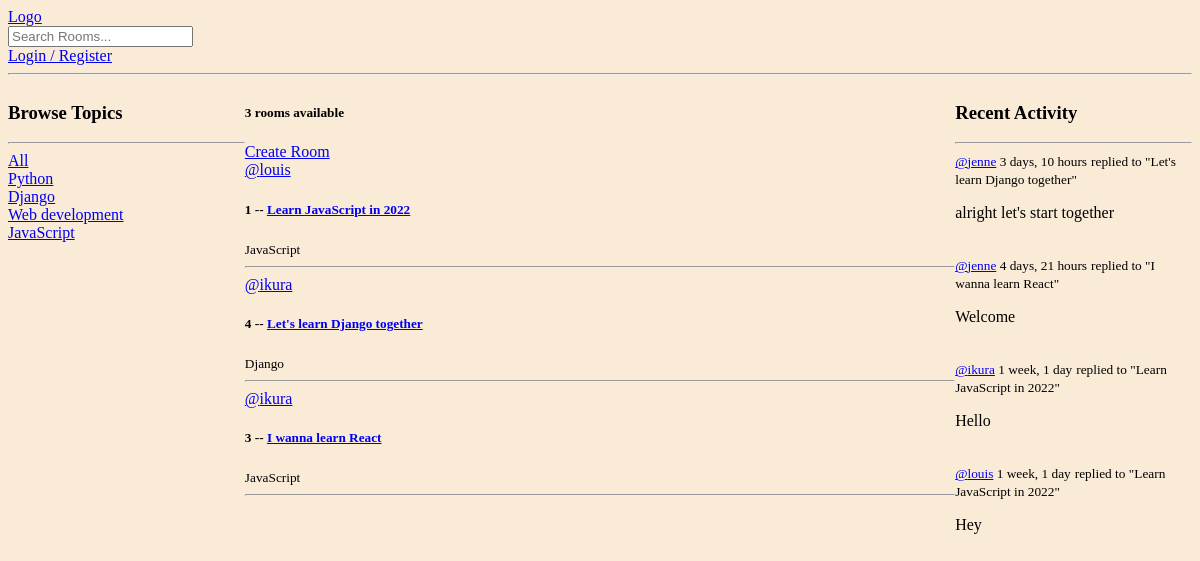
Before: / with the older database file.
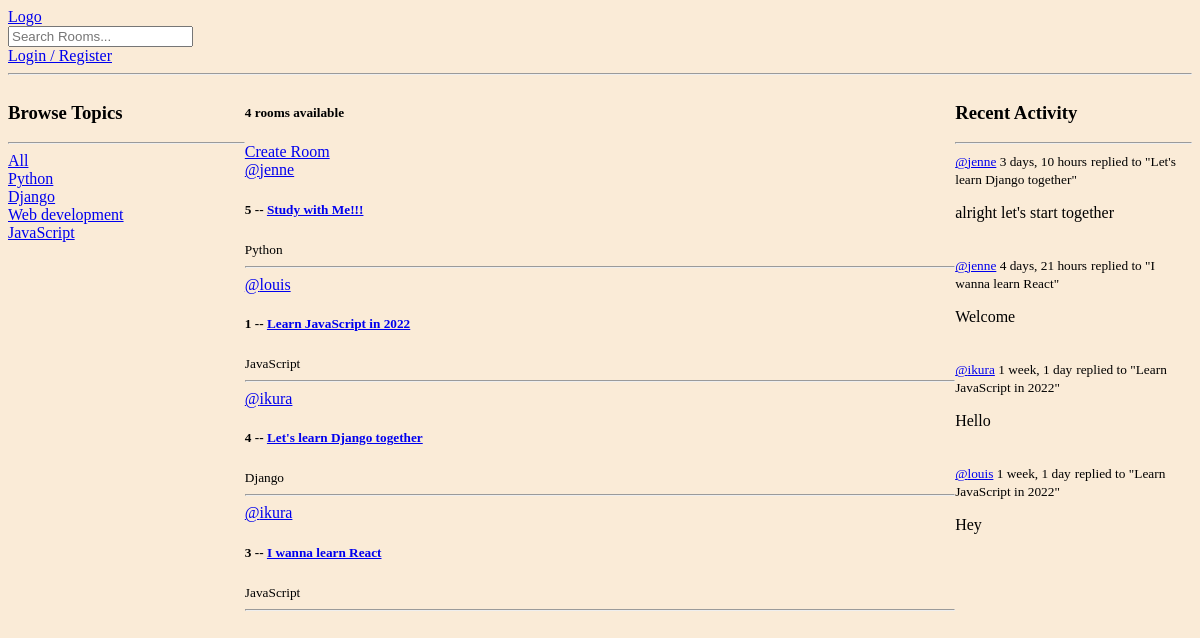
After: the same page with the newer database file.
### base/models.py (models this page shows, shortened)
class Topic(models.Model):
    name = models.CharField(max_length=200)

class Room(models.Model):
    host = models.ForeignKey(User, on_delete=models.SET_NULL, null=True)
    topic = models.ForeignKey(Topic, on_delete=models.SET_NULL, null=True)
    name = models.CharField(max_length=200)
    description = models.TextField(null=True, blank=True)
    participants = models.ManyToManyField(User, related_name='participants', blank=True)
    updated = models.DateTimeField(auto_now=True)
    created = models.DateTimeField(auto_now_add=True)
    class Meta:
        ordering = ['-updated', '-created']
    def __str__(self):
        return self.name

class Message(models.Model):
    user = models.ForeignKey(User, on_delete=models.CASCADE)
    room = models.ForeignKey(Room, on_delete=models.CASCADE)
    body = models.TextField()
    updated = models.DateTimeField(auto_now=True)
    created = models.DateTimeField(auto_now_add=True)
    class Meta:
        ordering = ['-updated', '-created']
    def __str__(self):
        return self.body

### base/views.py (the view)
# urls.py: path('', views.home, name="home"),
def home(request):
    q = request.GET.get('q') if request.GET.get('q') != None else ''
    rooms = Room.objects.filter(
        Q(topic__name__icontains=q) |
        Q(name__icontains=q) |
        Q(description__icontains=q)
        )
    topics = Topic.objects.all()
    room_count = rooms.count()
    room_messages = Message.objects.filter(Q(room__topic__name__icontains=q)) #Activity feed
    context = {
        'rooms': rooms,
        'topics': topics,
        'room_count': room_count,
        'room_messages': room_messages
        }
    return render(request, 'base/home.html', context)

### base/templates/base/home.html (shortened to what this page needs)
{% extends 'main.html' %}
{% block body %}
    <div class="home-container">
            <div>
                {% include 'base/topics_component.html' %}
            </div>
            <div>
                <h5>{{room_count}} rooms available</h5>
                <a href="{% url 'create-room'  %}">Create Room</a>
                {% include 'base/feed_component.html' %}
            </div>
            <div class="">
                {% include 'base/activity_component.html' %}
            </div>
        </div>
{% endblock body%}

### base/templates/base/topics_component.html
<h3>Browse Topics</h3>
<hr>
<div>
    <a href="{% url 'home' %}">All</a>
</div>
{% for topic in topics %}
    <div>
        <a href="{% url 'home' %}?q={{topic.name}}"> {{ topic.name }} </a>
    </div>
{% endfor %}

### base/templates/base/feed_component.html (shortened to what this page needs)
{% for room in rooms %}
<div>
    <a href="{% url 'user-profile' room.host.id %}">@{{ room.host.username }}</a>
    <h5>{{ room.id }} -- <a href="{% url 'room' room.id %}">{{ room.name }}</a></h5>
    <small>{{ room.topic.name }}</small>
    <hr>
</div>
{% endfor %}

### base/templates/base/activity_component.html (shortened to what this page needs)
<h3>Recent Activity</h3>
<hr>
{% for message in room_messages %}
    <div>
        <small> <a href="{% url 'user-profile' message.user.id %}"> @{{ message.user }}</a>  {{ message.created|timesince }}</small>
        <small>replied to "{{ message.room }}"</small>
        <p>{{ message }}</p>
        <br>
    </div>
{% endfor %}

Changed rows visible on the page:
added Room: host.username "jenne", id "5", name "Study with Me!!!", topic.name "Python"
Other visible differences:
{{ room_count }}: "3" → "4"
